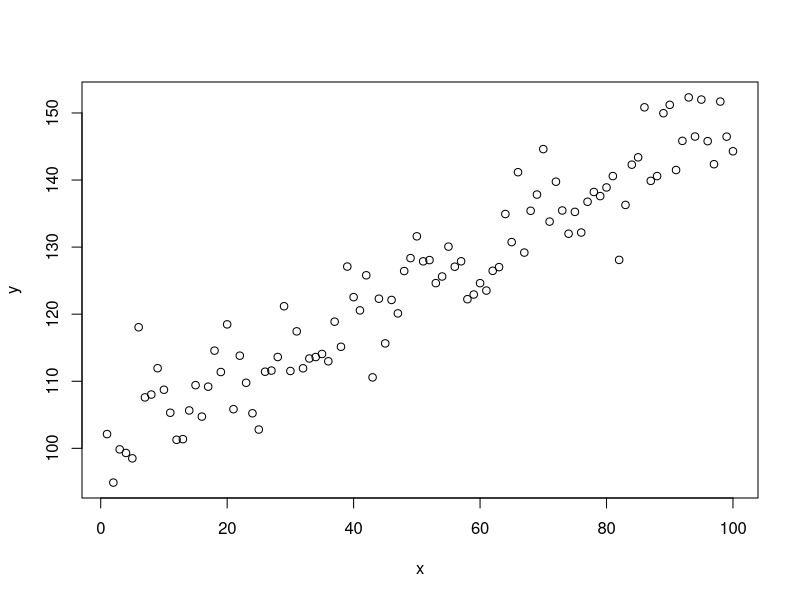

This figure's R source:
## ---- chunk 1
knitr::opts_chunk$set(echo = TRUE)
## ---- chunk 2
x = 1:100
e = rnorm(length(x),mean=0,sd=5) #generate e from normal distribution with mean 0 and standard deviation 5
y = 100 + 0.5*x + e
## ---- chunk 3
plot(x,y)
## ---- chunk 4
lm(y~x) #regression of y on x
